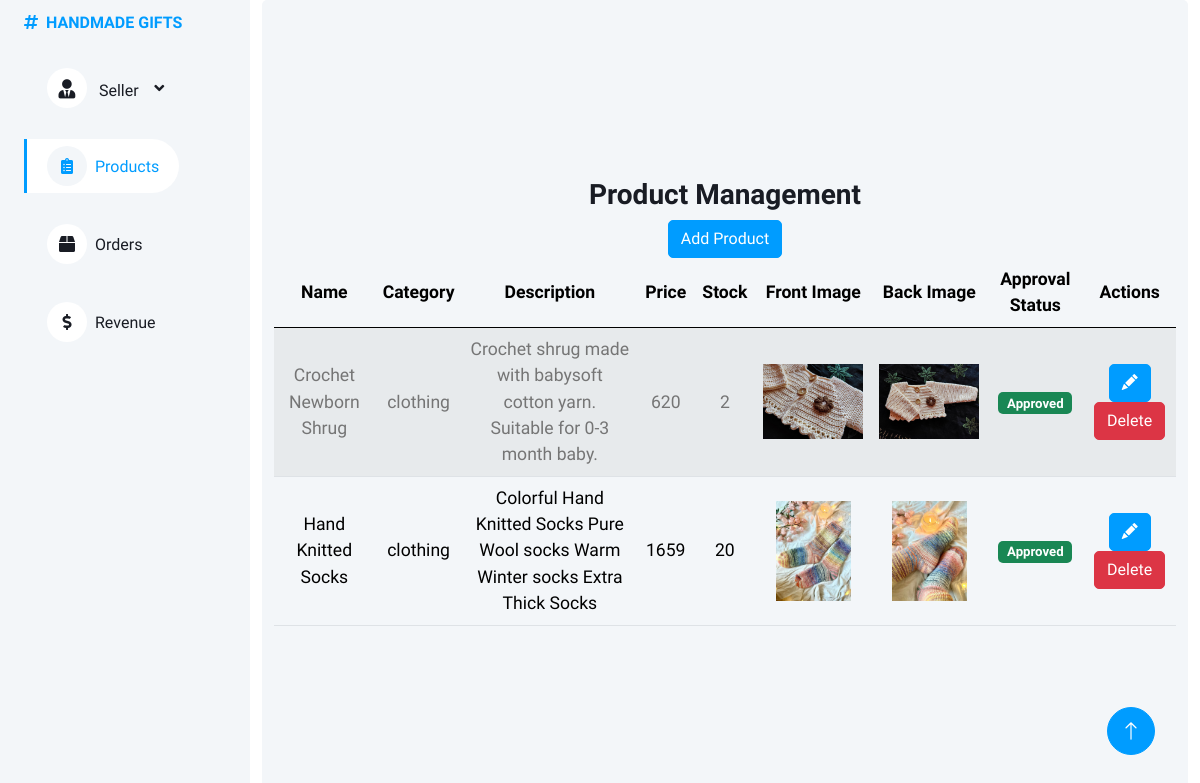
Page /product/ (signed in) on the committed database.
### myapp/models.py (models this page shows, shortened)
class Product(models.Model):
    CATEGORY_CHOICES = [
        ('accessories', 'Accessories'),
        ('clothing', 'Clothing'),
        ('arts', 'Arts'),
        ('handicrafts', 'Handicrafts'),
        ('all', 'All')
    ]
    category = models.CharField(max_length=20, choices=CATEGORY_CHOICES)
    name = models.CharField(max_length=100)
    description = models.TextField()
    price = models.DecimalField(max_digits=10, decimal_places=2)
    stock = models.IntegerField(default=0)
    seller = models.ForeignKey(CustomUser, on_delete=models.CASCADE, related_name='products')
    image_front = models.ImageField(upload_to='product_images/front', blank=True, null=True)
    image_back = models.ImageField(upload_to='product_images/back', blank=True, null=True)
    is_active = models.BooleanField(default=True)
    is_deleted = models.BooleanField(default=False)
    is_approved = models.BooleanField(default=False)

### myapp/views.py (the view)
# urls.py: path('product/', views.product_list, name='product_list'),
@login_required
def product_list(request):
    user = request.user
    if user.is_superuser:
        products = Product.objects.all()
        return render(request, 'admindashboard.html', {'products': products, 'active_nav': 'products'})
    else:
        products = Product.objects.filter(seller=user)
        return render(request, 'seller.html', {'products': products, 'active_nav': 'products'})

### template/seller.html (shortened to what this page needs)
{% load static %}
{% load humanize %}
<!DOCTYPE html>
<html lang="en">
<head>
    <link href="https://cdn.jsdelivr.net/npm/bootstrap@5.3.3/dist/css/bootstrap.min.css" rel="stylesheet">
    <link rel="stylesheet" href="https://cdnjs.cloudflare.com/ajax/libs/font-awesome/4.7.0/css/font-awesome.min.css">
    <link rel="stylesheet" href="https://cdn.datatables.net/2.1.2/css/dataTables.dataTables.css" />
    <link href="https://cdnjs.cloudflare.com/ajax/libs/font-awesome/5.10.0/css/all.min.css" rel="stylesheet">
    <link href="https://cdn.jsdelivr.net/npm/bootstrap-icons@1.4.1/font/bootstrap-icons.css" rel="stylesheet">
    <link href="https://cdn.jsdelivr.net/npm/bootstrap@5.3.2/dist/css/bootstrap.min.css" rel="stylesheet">
    <link href="{% static 'acss/bootstrap.min.css' %}" rel="stylesheet">
    <link href="{% static 'acss/style.css' %}" rel="stylesheet">
</head>
<body>
    <div class="container-xxl position-relative bg-white d-flex p-0">
        <div class="sidebar pe-4 pb-3">
            <nav class="navbar bg-light navbar-light">
                <a href="{% url 'index' %}" class="navbar-brand mx-4 mb-3 d-none d-lg-block">
                    <h6 class="text-primary"><i class="fa fa-hashtag me-2"></i>HANDMADE GIFTS</h6>
                </a>
                <div class="d-flex align-items-center ms-4 mb-4">
                    <div class="navbar-nav w-100">
                        <div class="nav-item dropdown position-relative">
                            <a href="{% url 'seller' %}" class="nav-link dropdown-toggle {% if active_nav == 'admin' %}active{% endif %}" data-bs-toggle="dropdown" aria-expanded="false">
                                <i class="fa fa-user-tie me-2" style="font-size: 1.2em;"></i>
                                <span class="d-inline-flex align-items-center">
                                    Seller
                                </span>
                            </a>
                        </div>&nbsp;
                        <a href="{% url 'admin_dashboard' %}" class="nav-item nav-link {% if active_nav == 'products' %}active{% endif %}">
                            <i class="fa fa-clipboard-list me-2"></i>Products
                        </a>&nbsp;
                        <a href="{% url 'seller_dashboard' %}?tab=orders" class="nav-item nav-link {% if active_nav == 'orders' %}active{% endif %}">
                            <i class="fa fa-box me-2"></i>Orders
                        </a>
                        <a href="{% url 'seller_dashboard' %}?tab=revenues" class="nav-link {% if active_nav == 'revenues' %}active{% endif %}">
                            <i class="fa fa-dollar-sign me-2"></i>Revenue
                        </a>&nbsp;
                    </div>
                </div>
            </nav>
        </div>
        <div class="content">
            <div class="container-fluid">
                <div class="row vh-100 bg-light rounded align-items-center justify-content-center">
                    <div class="col-md-12 text-center" style="margin-top: 20px;">
                        {% if active_nav == 'revenues' %}
                        <div class="container my-4" style="font-family: 'Segoe UI', Tahoma, Geneva, Verdana, sans-serif; color: #444;">
                            <h2 class="text-center mb-4" style="font-size: 2.2rem; font-weight: 600;">Your Revenue</h2>
                            <p class="text-center h5" style="color: #007bff;">
                                Total Earnings: <span style="font-weight: bold; font-size: 1.5rem;">₹ {{ total_seller_earnings|floatformat:2|intcomma }}</span>
                            </p>
                            <h3 class="mt-5 mb-4" style="font-size: 1.75rem; font-weight: 500;">Revenue Details</h3>
                            <div class="table-responsive">
                                <table class="table table-striped table-bordered" style="border-radius: 0.5rem; box-shadow: 0 0 10px rgba(0, 0, 0, 0.1);">
                                    <thead class="thead-light">
                                        <tr>
                                            <th style="background-color: #f8f9fa;">Order Item</th>
                                            <th style="background-color: #f8f9fa;">Your Earnings</th>
                                            <th style="background-color: #f8f9fa;">Admin Earnings</th>
                                            <th style="background-color: #f8f9fa;">Created At</th>
                                        </tr>
                                    </thead>
                                    <tbody>
                                        {% for revenue in revenues %}
                                            <tr>
                                                <td>{{ revenue.order_item.quantity }} of {{ revenue.order_item.product.name }}</td>
                                                <td class="text-success" style="font-weight: bold;">₹{{ revenue.seller_earning|floatformat:2|intcomma }}</td>
                                                <td class="text-danger" style="font-weight: bold;">₹{{ revenue.admin_earning|floatformat:2|intcomma }}</td>
                                                <td>{{ revenue.created_at|date:"F j, Y, g:i A" }}</td>
                                            </tr>
                                        {% empty %}
                                            <tr>
                                                <td colspan="4" class="text-center">No revenue records found.</td>
                                            </tr>
                                        {% endfor %}
                                    </tbody>
                                </table>
                            </div>
                        </div>
                        {% elif active_nav == 'products' %}
                            <h3>Product Management</h3>
                            <a href="{% url 'product_list' %}" class="btn btn-primary">Add Product</a>
                            <table class="table table-striped">
                                <thead>
                                    <tr>
                                        <th>Name</th>
                                        <th>Category</th>
                                        <th>Description</th>
                                        <th>Price</th>
                                        <th>Stock</th>
                                        <th>Front Image</th>
                                        <th>Back Image</th>
                                        <th>Approval Status</th>
                                        <th>Actions</th>
                                    </tr>
                                </thead>
                                <tbody>
                                    {% for product in products %}
                                    <tr>
                                        <td>{{ product.name }}</td>
                                        <td>{{ product.category }}</td>
                                        <td>{{ product.description }}</td>
                                        <td>{{ product.price|floatformat:0  }}</td>
                                        <td>{{ product.stock }}</td>
                                        <td>
                                            {% if product.image_front %}
                                                <img src="{{ product.image_front.url }}" alt="{{ product.name }} - Front" style="max-width: 100px; max-height: 100px;">
                                            {% else %}
                                                No front image
                                            {% endif %}
                                        </td>
                                        <td>
                                            {% if product.image_back %}
                                                <img src="{{ product.image_back.url }}" alt="{{ product.name }} - Back" style="max-width: 100px; max-height: 100px;">
                                            {% else %}
                                                No back image
                                            {% endif %}
                                        </td>
                                        <td>
                                            {% if product.is_approved %}
                                                <span class="badge bg-success">Approved</span>
                                            {% else %}
                                                <span class="badge bg-warning">Pending Approval</span>
                                            {% endif %}
                                        </td>
                                        <td>
                                            <a href="{% url 'product_edit' product.pk %}" class="btn btn-primary"><i class="bi bi-pencil-fill"></i></a>
                                            <a href="{% url 'product_delete' product.pk %}" class="btn btn-danger">Delete</a>
                                        </td>
                                    </tr>
                                    {% endfor %}
                                </tbody>
                            </table>
                        {% endif %}
                    </div>
                </div>
            </div>
        </div>
        <a href="{% url 'seller' %}" class="btn btn-lg btn-primary btn-lg-square back-to-top"><i class="bi bi-arrow-up"></i></a>
    </div>
</body>
</html>

### static/acss/style.css (style rules this page uses)
:root { --primary: #009CFF; --light: #F3F6F9; --dark: #191C24; }
.back-to-top { position: fixed; display: none; right: 45px; bottom: 45px; z-index: 99; }
.btn { transition: .5s; }
.btn.btn-primary { color: #FFFFFF; }
.btn-lg-square { width: 48px; height: 48px; }
.btn-square, .btn-sm-square, .btn-lg-square { padding: 0; display: inline-flex; align-items: center; justify-content: center; font-weight: normal; border-radius: 50px; }
.sidebar { position: fixed; top: 0; left: 0; bottom: 0; width: 250px; height: 100vh; overflow-y: auto; background: var(--light); transition: 0.5s; z-index: 999; }
.content { margin-left: 250px; min-height: 100vh; background: #FFFFFF; transition: 0.5s; }
@media (min-width: 992px) { .sidebar { margin-left: 0; } }
@media (min-width: 992px) { .content { width: calc(100% - 250px); } }
.sidebar .navbar .navbar-nav .nav-link { padding: 7px 20px; color: var(--dark); font-weight: 500; border-left: 3px solid var(--light); border-radius: 0 30px 30px 0; outline: none; }
.sidebar .navbar .navbar-nav .nav-link:hover, .sidebar .navbar .navbar-nav .nav-link.active { color: var(--primary); background: #FFFFFF; border-color: var(--primary); }
.sidebar .navbar .navbar-nav .nav-link i { width: 40px; height: 40px; display: inline-flex; align-items: center; justify-content: center; background: #FFFFFF; border-radius: 40px; }
.sidebar .navbar .navbar-nav .nav-link:hover i, .sidebar .navbar .navbar-nav .nav-link.active i { background: var(--light); }
.sidebar .navbar .dropdown-toggle::after { position: absolute; top: 15px; right: 15px; border: none; content: "\f107"; font-family: "Font Awesome 5 Free"; font-weight: 900; transition: .5s; }

### template/seller.html (style rules this page uses)
.table th, .table td { vertical-align: middle; font-size: 1.1rem; }
.table th { font-weight: bold; }

### rows in the picture
Product: name "Crochet Newborn Shrug", category "clothing", description "Crochet shrug made with babysoft cotton yarn. Suitable for 0-3 month baby.", price "620", stock "2", image_front (picture), image_back (picture), is_approved "Approved"
Product: name "Hand Knitted Socks", category "clothing", description "Colorful Hand Knitted Socks Pure Wool socks Warm Winter socks Extra Thick Socks", price "1659", stock "20", image_front (picture), image_back (picture), is_approved "Approved"
